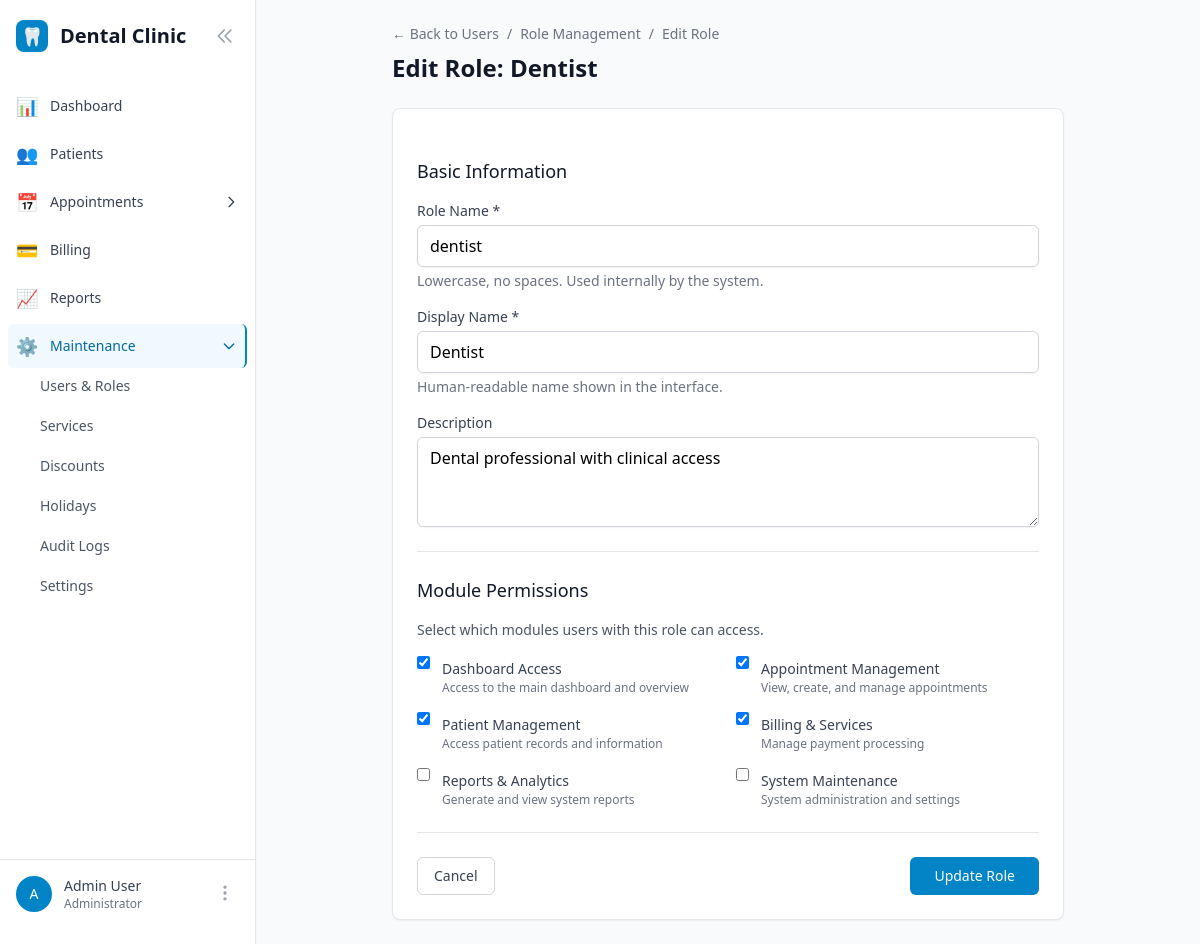
Before: /users/roles/2/edit/ (signed in) with the older database file.
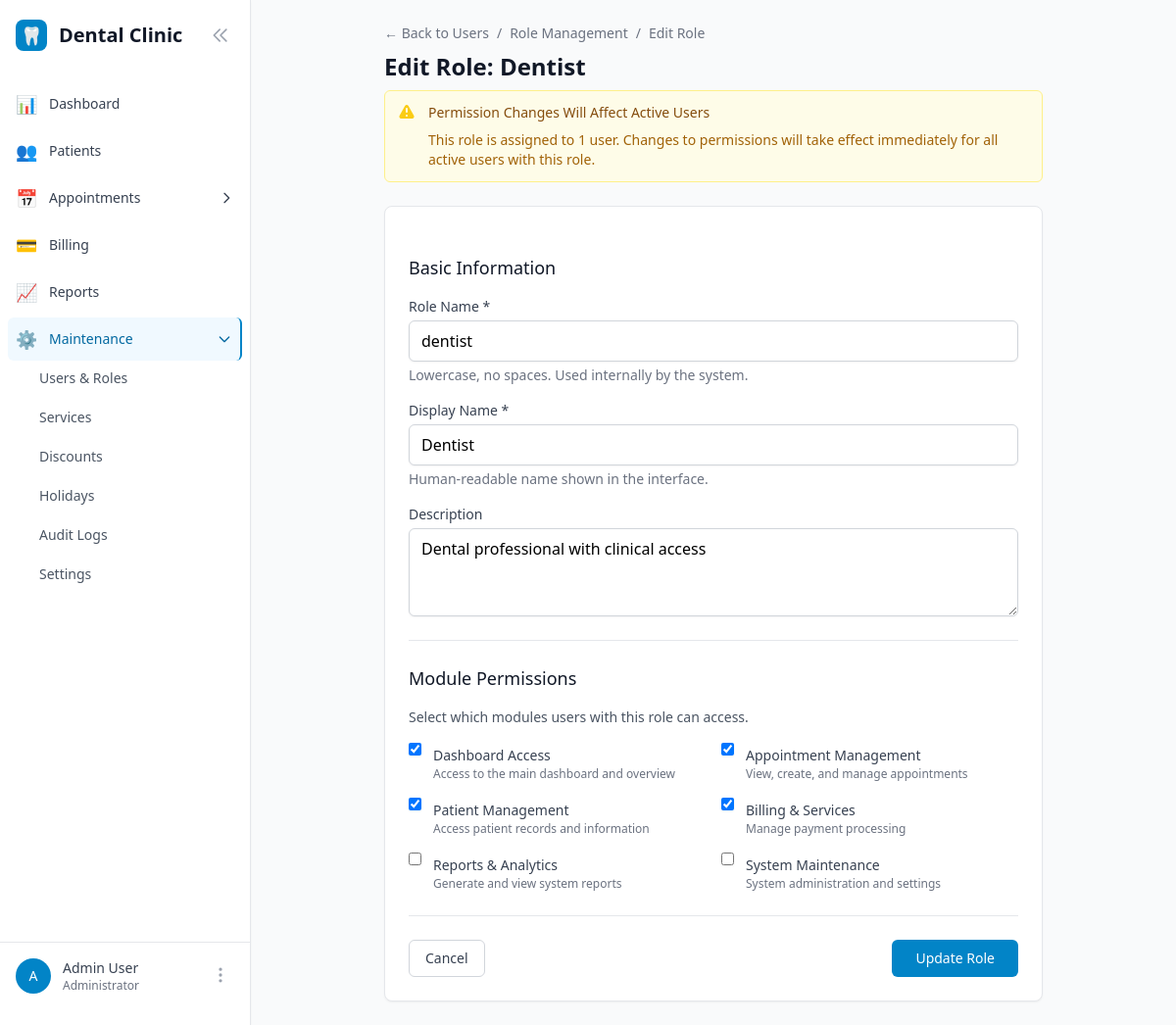
After: the same page with the newer database file.
### users/models.py (models this page shows, shortened)
class Role(models.Model):
    ADMIN = 'admin'
    DENTIST = 'dentist'
    STAFF = 'staff'
    ROLE_CHOICES = [
        (ADMIN, 'Admin'),
        (DENTIST, 'Dentist'),
        (STAFF, 'Staff'),
    ]
    name = models.CharField(max_length=50, unique=True)
    display_name = models.CharField(max_length=100)
    description = models.TextField(blank=True)
    permissions = models.JSONField(default=dict, help_text="Module permissions")
    is_default = models.BooleanField(default=False)
    is_archived = models.BooleanField(default=False, help_text="Archived roles are hidden from user assignment")
    created_at = models.DateTimeField(auto_now_add=True)
    updated_at = models.DateTimeField(auto_now=True)
    class Meta:
        ordering = ['name']
    def is_protected(self):
        return self.name == 'admin'

### users/views.py (the view, shortened to what this page needs)
# urls.py: path('roles/<int:pk>/edit/', views.RoleUpdateView.as_view(), name='role_update'),
class RoleUpdateView(LoginRequiredMixin, UpdateView):
    model = Role
    form_class = RoleForm
    template_name = 'users/role_form.html'
    def dispatch(self, request, *args, **kwargs):
        if not request.user.has_permission('maintenance'):
            messages.error(request, 'You do not have permission to access this page.')
            return redirect('core:dashboard')
        return super().dispatch(request, *args, **kwargs)
    def get_object(self):
        role = super().get_object()
        if role.is_protected():
            messages.error(self.request, 'Admin role cannot be edited.')
            return redirect('users:role_list')
        return role

### users/models.py (called while the page is built)
    def has_permission(self, module_name):
        if self.is_superuser:
            return True
        if not self.role or self.role.is_archived:  # Users with archived roles lose access
            return False
        return self.role.permissions.get(module_name, False)

### users/templatetags/user_tags.py (called while the page is built)
@register.filter
def has_permission(user, module_name):
    if not user or not user.is_authenticated:
        return False
    if user.is_superuser:
        return True
    if not hasattr(user, 'role') or not user.role:
        return False
    return user.role.permissions.get(module_name, False)

### templates/users/role_form.html (shortened to what the changed rows need)
{% extends 'base.html' %}
{% block content %}
<div class="max-w-2xl mx-auto">
    <div class="mb-6">
        <div class="flex items-center space-x-2 text-sm text-gray-500 mb-2">
            <a href="{% url 'users:user_list' %}" class="hover:text-gray-700">← Back to Users</a>
            <span>/</span>
            <a href="{% url 'users:role_list' %}" class="hover:text-gray-700">Role Management</a>
            <span>/</span>
            <span>{% if role.pk %}Edit Role{% else %}Add New Role{% endif %}</span>
        </div>
        <h1 class="text-2xl font-bold text-gray-900">
            {% if role.pk %}
                Edit Role: {{ role.display_name }}
            {% else %}
                Add New Role
            {% endif %}
        </h1>
        {% if role.pk and role.user_set.filter.count > 0 %}
            <div class="mt-2 p-3 bg-yellow-50 border border-yellow-200 rounded-md">
                <div class="flex">
                    <div class="flex-shrink-0">
                    </div>
                    <div class="ml-3">
                        <h3 class="text-sm font-medium text-yellow-800">
                            Permission Changes Will Affect Active Users
                        </h3>
                        <div class="mt-2 text-sm text-yellow-700">
                            <p>This role is assigned to {{ role.user_set.filter.count }} user{{ role.user_set.filter.count|pluralize }}. Changes to permissions will take effect immediately for all active users with this role.</p>
                        </div>
                    </div>
                </div>
            </div>
        {% endif %}
    </div>
    <div class="bg-white rounded-lg shadow-sm border">
        <form method="post" class="p-6 space-y-6" onsubmit="return confirmChanges()">
            <div>
                <div class="space-y-4">
                    <div>
                        <label for="{{ form.name.id_for_label }}" class="block text-sm font-medium text-gray-700">
                            Role Name *
                        </label>
                        {{ form.name }}
                        {% if form.name.help_text %}
                            <p class="mt-1 text-sm text-gray-500">{{ form.name.help_text }}</p>
                        {% endif %}
                    </div>
                    <div>
                        <label for="{{ form.display_name.id_for_label }}" class="block text-sm font-medium text-gray-700">
                            Display Name *
                        </label>
                        {{ form.display_name }}
                        {% if form.display_name.help_text %}
                            <p class="mt-1 text-sm text-gray-500">{{ form.display_name.help_text }}</p>
                        {% endif %}
                    </div>
                    <div>
                        <label for="{{ form.description.id_for_label }}" class="block text-sm font-medium text-gray-700">
                            Description
                        </label>
                        {{ form.description }}
                    </div>
                </div>
            </div>
        </form>
    </div>
</div>
{% endblock %}

Changed rows visible on the page:
changed Role "Dentist": user_set.filter.count (not shown) → "1"
Other visible differences:
text now shown: "Permission Changes Will Affect Active Users This role is assigned to user . Changes to permissions will take effect immediately for all active users with this role."
